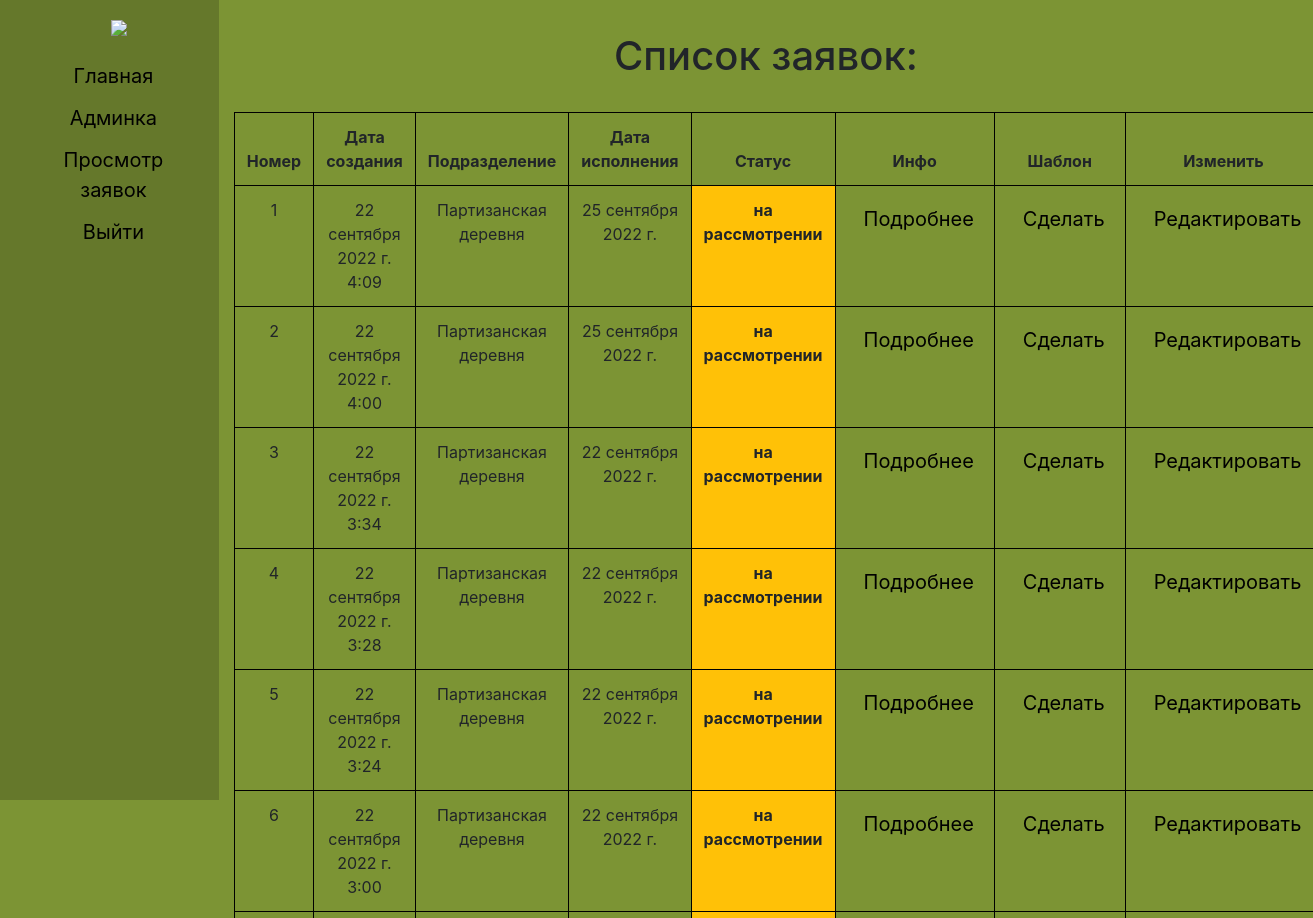
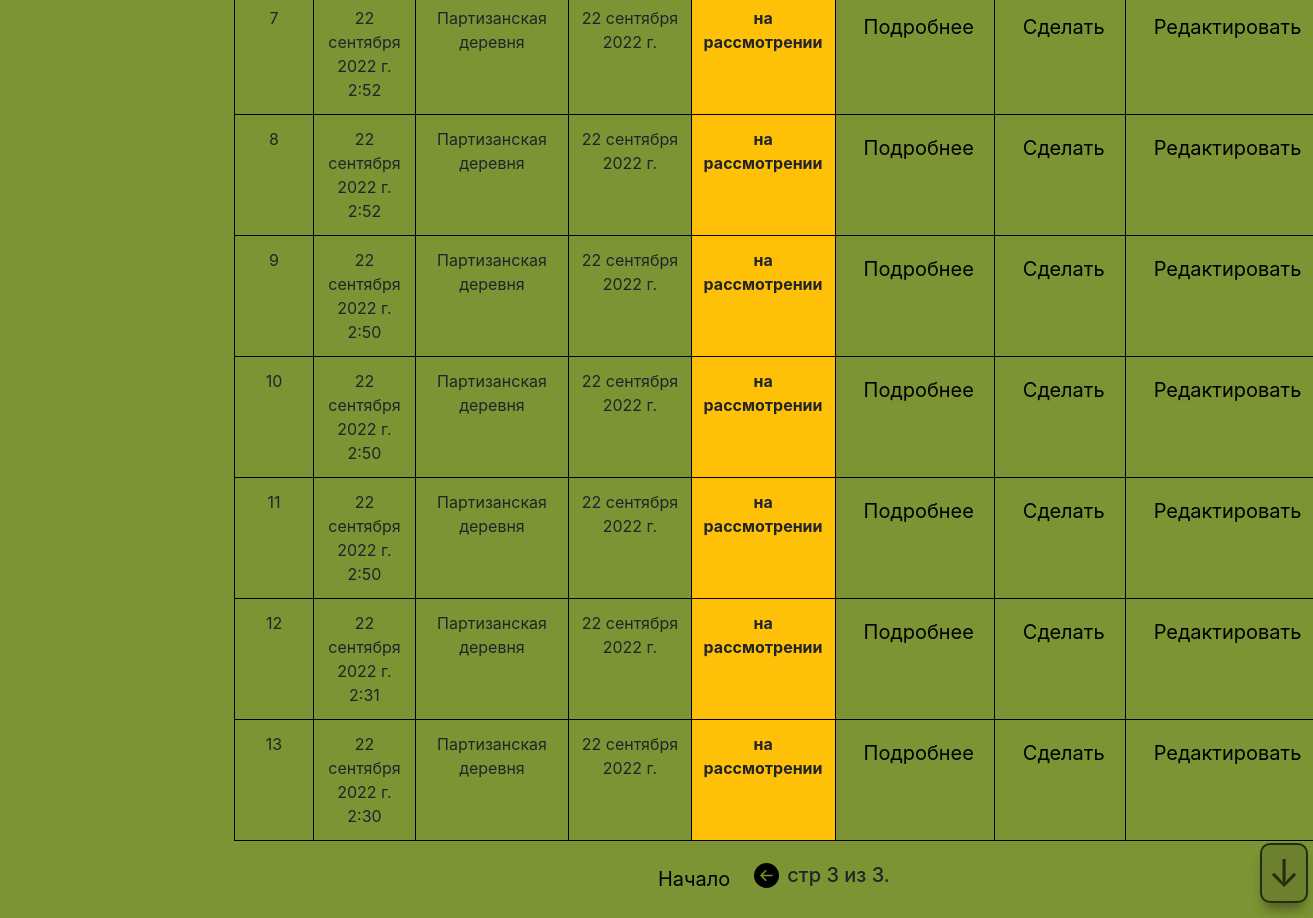
Page /zayavki_list/?page=4 (signed in) on the earlier database version (2 pictures, top to bottom).
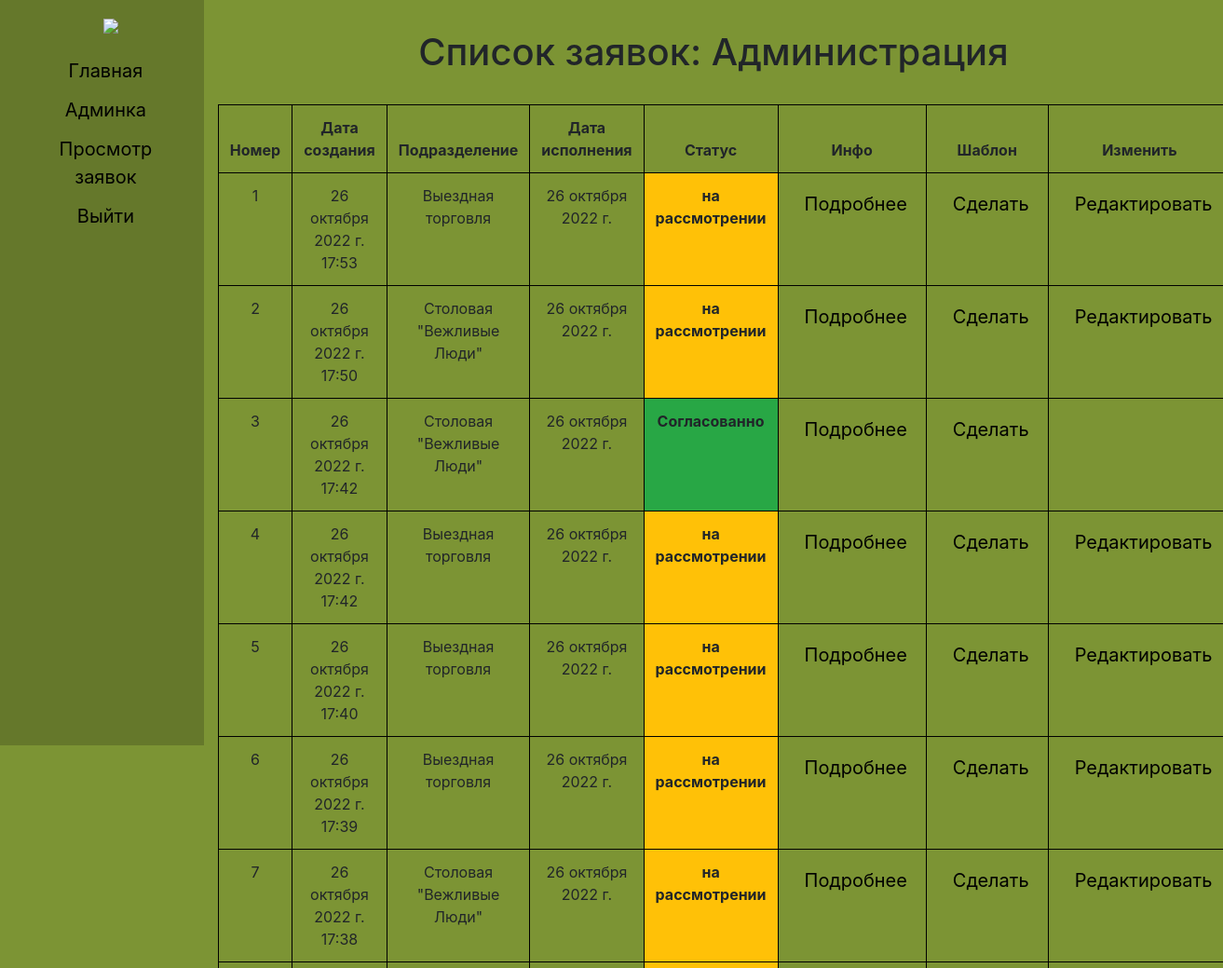
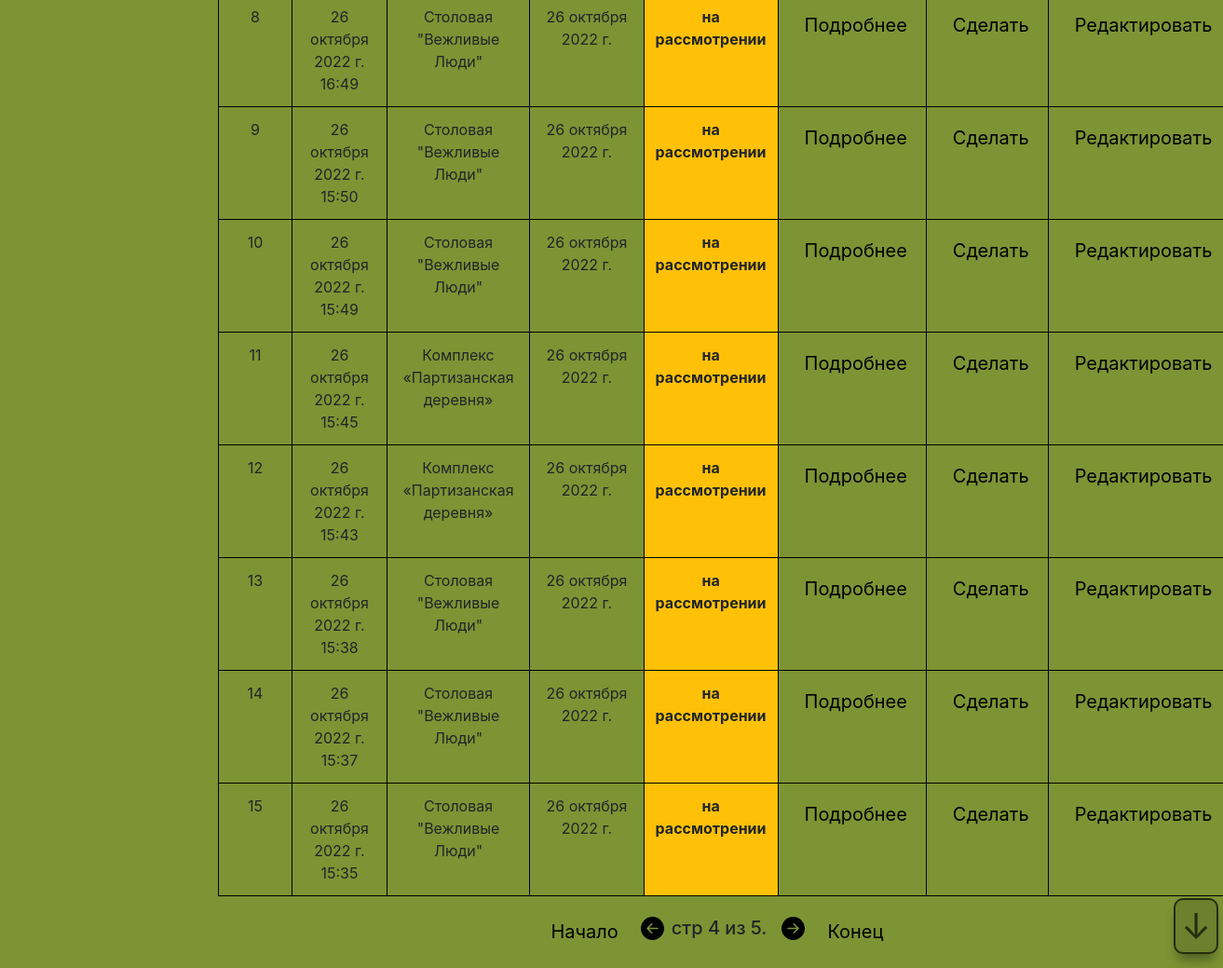
Same page on the later database version (2 pictures, top to bottom).
### zayavki/models.py (models this page shows, shortened)
class ListApplication(models.Model):
    customer = models.ForeignKey(CustomUser, on_delete=models.SET_NULL, related_name='customer_applicationsList', null=True)
    created = models.DateTimeField(default=timezone.now)
    date_applications = models.DateField('Дата исполнения')
    subdivision = models.ForeignKey(Subdivision, on_delete=models.SET_NULL, related_name='subdivisioninApplicationlist',
                                    null=True)
    status = models.CharField('Статус', max_length=30,default='на рассмотрении')
    viza = models.ForeignKey(CustomUser, on_delete=models.SET_NULL, related_name='viza_application', null=True,default=None,blank=True)
    comment = models.TextField('Комментарий', max_length=300, default='Нет комментария')
    class Meta:
        verbose_name = 'Список заявок'
        verbose_name_plural = 'Список заявок'
    def check_status(self):
        if self.status == 'на рассмотрении':
            return False
        else:
            return True
    def color_status(self):
        if self.status == "Согласованно":
            return "success"
        elif self.status == "Не согласованно":
            return "danger"
    def change_zayavki(self):
        if self.status == 'на рассмотрении' or self.status == 'Не согласованно':
            return True
        return False

### accounts/models.py (models this page shows, shortened)
class Subdivision(models.Model):
    title = models.CharField('Подразделение', max_length=50, default='')
    class Meta:
        verbose_name = 'Подразделение'
        verbose_name_plural = 'Подразделения'

class CustomUser(AbstractUser):
    email = models.EmailField(('email address'), unique=True)
    fio = models.CharField('ФИО', max_length=255, default='')
    subdivision = models.ForeignKey(Subdivision, on_delete=models.CASCADE, related_name='user_subdivision', null=True,default=None)
    position = models.ForeignKey(Position, on_delete=models.CASCADE, related_name='user_position', null=True,default=None)

### accounts/views.py (the view, shortened to what this page needs)
# urls.py: path('zayavki_list/',views.zayavki_list, name='zayavki_list'),
@login_required(login_url='/login/')
def zayavki_list(request):
    if request.user.is_superuser:
        zayavki = ListApplication.objects.all().order_by('-created')
        paginator = Paginator(zayavki, 15)
        page_number = request.GET.get('page')
        page_obj = paginator.get_page(page_number)
        return render(request, 'zayavki_list.html', {'page_obj': page_obj,'zayavki':zayavki})

### templates/zayavki_list.html (shortened to what this page needs)
{% extends '_base.html' %}
{%block content%}
<h1 class = "title-page">Cписок заявок: {{user.subdivision.title}}</h1>
{%if zayavki%}
<table  class="table table-bordered">
  <thead>
   <tr>
    <th>Номер</th>
    <th>Дата создания</th>
    <th>Подразделение</th>
     <th>Дата исполнения</th>
     <th>Статус</th>
     <th>Инфо</th>
     <th>Шаблон</th>
     <th>Изменить</th>
   </tr>
  </thead>
   <tbody >
     {% for temp in page_obj %}
        <td>{{ forloop.counter }}</td>
        <td>{{temp.created}}</td>
        <td>{{temp.subdivision.title}}</td>
        <td>{{temp.date_applications}}</td>
     {% if not temp.check_status %}
        <td class="bg-warning" style="font-weight:bold">{{temp.status}}</td>
     {%else%}
        <td class="bg-{{temp.color_status}}" style="font-weight:bold">{{temp.status}}</td>
     {%endif%}
        <td><a href="{% url 'application_detail' temp.id  %}">Подробнее</a></td>
        <td><a href="{% url 'shablon_zayavki' temp.id temp.subdivision.id  %}">Сделать</a></td>
        {% if temp.change_zayavki %}
        <td><a href="{% url 'update_zayavki' temp.id temp.subdivision.id  %}">Редактировать</a></td>
        {%endif%}
     {% endfor %}
   </tbody>
   </table>
<nav aria-label="Page navigation example">
    <ul class="mypagination">
        {% if page_obj.has_previous %}
            <li><a href="?page=1">Начало</a></li>
            <li><a href="?page={{ page_obj.previous_page_number }}"><svg xmlns="http://www.w3.org/2000/svg" width="25" height="25" fill="currentColor" class="bi bi-arrow-left-circle-fill" viewBox="0 0 16 16">
  <path d="M8 0a8 8 0 1 0 0 16A8 8 0 0 0 8 0zm3.5 7.5a.5.5 0 0 1 0 1H5.707l2.147 2.146a.5.5 0 0 1-.708.708l-3-3a.5.5 0 0 1 0-.708l3-3a.5.5 0 1 1 .708.708L5.707 7.5H11.5z"/>
            </svg></a></li>
        {% endif %}
        <h5 class="">
            стр {{ page_obj.number }} из {{ page_obj.paginator.num_pages }}.
        </h5>
        {% if page_obj.has_next %}
         <li><a href="?page={{ page_obj.next_page_number }}"><svg xmlns="http://www.w3.org/2000/svg" width="25" height="25" fill="currentColor" class="bi bi-arrow-right-circle-fill" viewBox="0 0 16 16">
  <path d="M8 0a8 8 0 1 1 0 16A8 8 0 0 1 8 0zM4.5 7.5a.5.5 0 0 0 0 1h5.793l-2.147 2.146a.5.5 0 0 0 .708.708l3-3a.5.5 0 0 0 0-.708l-3-3a.5.5 0 1 0-.708.708L10.293 7.5H4.5z"/>
</svg></a></li>
        <li><a href="?page={{ page_obj.paginator.num_pages }}">Конец</a></li>
        {% endif %}
    </ul>
</nav>
{%else%}
<h1>ваш список пуст</h1>
{%endif%}
{%endblock content%}

Differences in the rows shown:
removed ListApplication: created "22 сентября 2022 г. 4:09", subdivision "Партизанская деревня", date_applications "25 сентября 2022 г.", status "на рассмотрении", shows "Редактировать"
removed ListApplication: created "22 сентября 2022 г. 4:00", subdivision "Партизанская деревня", date_applications "25 сентября 2022 г.", status "на рассмотрении", shows "Редактировать"
removed ListApplication: created "22 сентября 2022 г. 3:34", subdivision "Партизанская деревня", date_applications "22 сентября 2022 г.", status "на рассмотрении", shows "Редактировать"
removed ListApplication: created "22 сентября 2022 г. 3:28", subdivision "Партизанская деревня", date_applications "22 сентября 2022 г.", status "на рассмотрении", shows "Редактировать"
removed ListApplication: created "22 сентября 2022 г. 3:24", subdivision "Партизанская деревня", date_applications "22 сентября 2022 г.", status "на рассмотрении", shows "Редактировать"
removed ListApplication: created "22 сентября 2022 г. 3:00", subdivision "Партизанская деревня", date_applications "22 сентября 2022 г.", status "на рассмотрении", shows "Редактировать"
removed ListApplication: created "22 сентября 2022 г. 2:52", subdivision "Партизанская деревня", date_applications "22 сентября 2022 г.", status "на рассмотрении", shows "Редактировать"
removed ListApplication: created "22 сентября 2022 г. 2:52", subdivision "Партизанская деревня", date_applications "22 сентября 2022 г.", status "на рассмотрении", shows "Редактировать"
removed ListApplication: created "22 сентября 2022 г. 2:50", subdivision "Партизанская деревня", date_applications "22 сентября 2022 г.", status "на рассмотрении", shows "Редактировать"
removed ListApplication: created "22 сентября 2022 г. 2:50", subdivision "Партизанская деревня", date_applications "22 сентября 2022 г.", status "на рассмотрении", shows "Редактировать"
removed ListApplication: created "22 сентября 2022 г. 2:50", subdivision "Партизанская деревня", date_applications "22 сентября 2022 г.", status "на рассмотрении", shows "Редактировать"
removed ListApplication: created "22 сентября 2022 г. 2:31", subdivision "Партизанская деревня", date_applications "22 сентября 2022 г.", status "на рассмотрении", shows "Редактировать"
removed ListApplication: created "22 сентября 2022 г. 2:30", subdivision "Партизанская деревня", date_applications "22 сентября 2022 г.", status "на рассмотрении", shows "Редактировать"
now on this page (row edited): CustomUser: subdivision "Администрация"
added ListApplication: created "26 октября 2022 г. 17:53", subdivision "Выездная торговля", date_applications "26 октября 2022 г.", status "на рассмотрении", shows "Редактировать"
added ListApplication: created "26 октября 2022 г. 17:50", subdivision "Столовая \"Вежливые Люди\"", date_applications "26 октября 2022 г.", status "на рассмотрении", shows "Редактировать"
added ListApplication: created "26 октября 2022 г. 17:42", subdivision "Столовая \"Вежливые Люди\"", date_applications "26 октября 2022 г.", status "Согласованно"
added ListApplication: created "26 октября 2022 г. 17:42", subdivision "Выездная торговля", date_applications "26 октября 2022 г.", status "на рассмотрении", shows "Редактировать"
added ListApplication: created "26 октября 2022 г. 17:40", subdivision "Выездная торговля", date_applications "26 октября 2022 г.", status "на рассмотрении", shows "Редактировать"
added ListApplication: created "26 октября 2022 г. 17:39", subdivision "Выездная торговля", date_applications "26 октября 2022 г.", status "на рассмотрении", shows "Редактировать"
added ListApplication: created "26 октября 2022 г. 17:38", subdivision "Столовая \"Вежливые Люди\"", date_applications "26 октября 2022 г.", status "на рассмотрении", shows "Редактировать"
added ListApplication: created "26 октября 2022 г. 16:49", subdivision "Столовая \"Вежливые Люди\"", date_applications "26 октября 2022 г.", status "на рассмотрении", shows "Редактировать"
added ListApplication: created "26 октября 2022 г. 15:50", subdivision "Столовая \"Вежливые Люди\"", date_applications "26 октября 2022 г.", status "на рассмотрении", shows "Редактировать"
added ListApplication: created "26 октября 2022 г. 15:49", subdivision "Столовая \"Вежливые Люди\"", date_applications "26 октября 2022 г.", status "на рассмотрении", shows "Редактировать"
added ListApplication: created "26 октября 2022 г. 15:45", subdivision "Комплекс «Партизанская деревня»", date_applications "26 октября 2022 г.", status "на рассмотрении", shows "Редактировать"
added ListApplication: created "26 октября 2022 г. 15:43", subdivision "Комплекс «Партизанская деревня»", date_applications "26 октября 2022 г.", status "на рассмотрении", shows "Редактировать"
added ListApplication: created "26 октября 2022 г. 15:38", subdivision "Столовая \"Вежливые Люди\"", date_applications "26 октября 2022 г.", status "на рассмотрении", shows "Редактировать"
added ListApplication: created "26 октября 2022 г. 15:37", subdivision "Столовая \"Вежливые Люди\"", date_applications "26 октября 2022 г.", status "на рассмотрении", shows "Редактировать"
added ListApplication: created "26 октября 2022 г. 15:35", subdivision "Столовая \"Вежливые Люди\"", date_applications "26 октября 2022 г.", status "на рассмотрении", shows "Редактировать"
Other differences:
{{ page_obj.number }}: "3" → "4"
{{ page_obj.paginator.num_pages }}: "3" → "5"
text now shown: "Конец"
